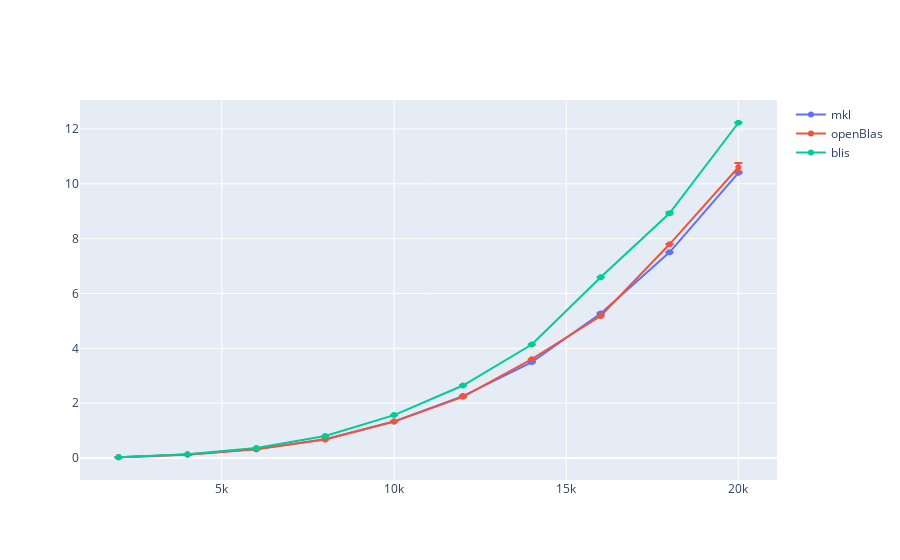

The notebook cell this image was saved under:
### Code cell
fig = go.Figure()

fig.add_trace(go.Scatter(x=mkl_float_avg["size"]["mean"], y=mkl_float_avg["time"]["mean"], name='mkl',
                         error_y=dict(
                             type="data",
                             array=mkl_float_avg["time"]["std"],
                             visible=True)))
fig.add_trace(go.Scatter(x=oblas_float_avg["size"]["mean"], y=oblas_float_avg["time"]["mean"], name='openBlas',
                         error_y=dict(
                             type="data",
                             array=oblas_float_avg["time"]["std"],
                             visible=True)))
fig.add_trace(go.Scatter(x=blis_float_avg["size"]["mean"], y=blis_float_avg["time"]["mean"], name='blis',
                         error_y=dict(
                             type="data",
                             array=blis_float_avg["time"]["std"],
                             visible=True)))

fig.show()

### Figure 1 — Plotly figure (JSON) as saved in the notebook; plotly's stock layout.template omitted (floating-point values rounded to 4 significant figures)
{"data": [{"error_y": {"array": [0.003046, 0.01077, 0.001793, 0.001022, 0.002605, 0.01718, 0.01047, 0.02747, 0.01, 0.01672], "type": "data", "visible": true}, "name": "mkl", "type": "scatter", "x": [2000, 4000, 6000, 8000, 10000, 12000, 14000, 16000, 18000, 20000], "y": [0.02665, 0.124, 0.3228, 0.6808, 1.328, 2.257, 3.497, 5.271, 7.5, 10.4]}, {"error_y": {"array": [0.0003562, 0.0002588, 0.0002706, 0.001291, 0.004203, 0.009895, 0.008907, 0.01151, 0.008366, 0.1574], "type": "data", "visible": true}, "name": "openBlas", "type": "scatter", "x": [2000, 4000, 6000, 8000, 10000, 12000, 14000, 16000, 18000, 20000], "y": [0.02848, 0.1221, 0.32, 0.6734, 1.328, 2.23, 3.603, 5.177, 7.793, 10.6]}, {"error_y": {"array": [0.0001788, 0.0002568, 0.0007713, 0.002442, 0.007157, 0.006724, 0.01125, 0.009257, 0.03715, 0.01943], "type": "data", "visible": true}, "name": "blis", "type": "scatter", "x": [2000, 4000, 6000, 8000, 10000, 12000, 14000, 16000, 18000, 20000], "y": [0.02958, 0.1356, 0.363, 0.8034, 1.564, 2.643, 4.139, 6.589, 8.924, 12.23]}], "layout": {}}
